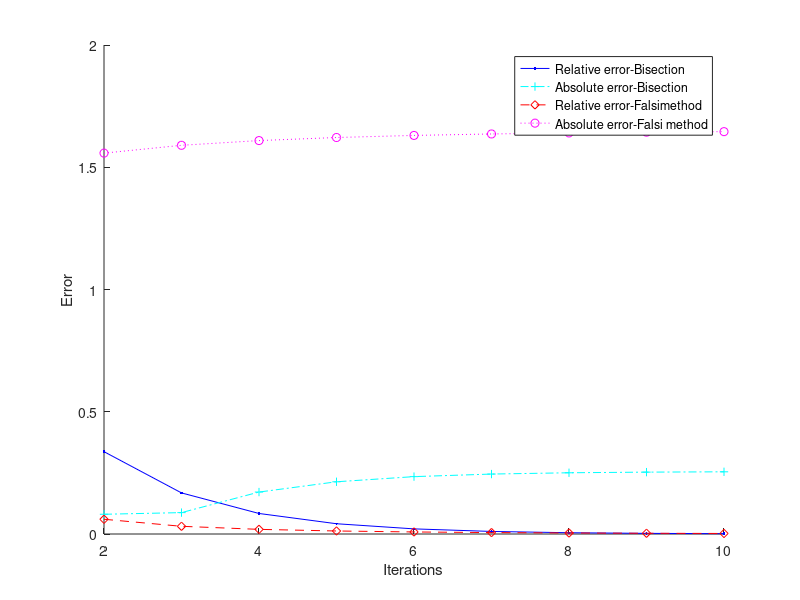

MATLAB code for this plot:
timeinterval=[14.7 14.9];
iterat=1;
f=@(x) sin(10*x)-cos(3*x);
m_err1=[]; m_err3=[];
m_err2=[];
iterations=[]; iterations2=[];
err1=100; err3=100;
disp(' Using Bisection Method ');
disp('Iterations Absolute error Relative error ');
while iterat<11
if iterat>1
old=xr2;
end
xr2=(timeinterval(1,1)+timeinterval(1,2))/2; f1=f(timeinterval(1,1));
fxr1=f(xr2);
if f1*fxr1<0
timeinterval(1,2)=xr2;
end
if f1*fxr1>0
timeinterval(1,1)=xr2;
end
if iterat>1
err1=abs((xr2-old)/xr2)*100;
error2=abs((14.862-xr2)/14.862)*100;
end
if iterat>1
m_err1=[m_err1 err1];
m_err2=[m_err2 error2];
iterations=[iterations iterat];
fprintf(' %d \t %d \t %d \n',iterat,error2,err1);
end
iterat=iterat+1;
end
fprintf('Root By Bisection method: %d\nIterations used(Bisection):%d\n',xr2,length(iterations));
disp(' Using Regular Falsi Methhod ');

disp(' Iterations Absolute error Relative error |');
iterat=1; timeinterval=[14.7 14.9];
m_error4=[];
while iterat<11
if iterat>1
old=xr1;
end
fxl=f(timeinterval(1,1)); fxu=f(timeinterval(1,2));
xr1=(timeinterval(1,2)*fxl-timeinterval(1,1)*fxu)/(fxl-fxu);
fxr1=f(xr1);
if fxu*fxr1<0
timeinterval(1,2)=xr1;
else
timeinterval(1,1)=xr1;
end
if iterat>1
err3=abs((xr1-old)/xr1)*100;
error4=abs((14.862-xr1)/xr1)*100;
m_err3=[m_err3 err3];
m_error4=[m_error4 error4];
iterations2=[iterations2 iterat];
fprintf(' %d \t %d \t %d \n',iterat,error4,err3)
end
iterat=iterat+1;
end
fprintf('\nRoot By Falsi method: %d\nIterations used(Falsi):%d\n',xr1,length(iterations2));
hold on
xlabel('Iterations');
ylabel('Error');
plot(iterations,m_err1,'b.-')
plot(iterations,m_err2,'c+-.')
plot(iterations2,m_err3,'rd--')
plot(iterations2,m_error4,'mo:')

legend('Relative error-Bisection','Absolute error-Bisection','Relative error-Falsimethod','Absolute error-Falsi method');